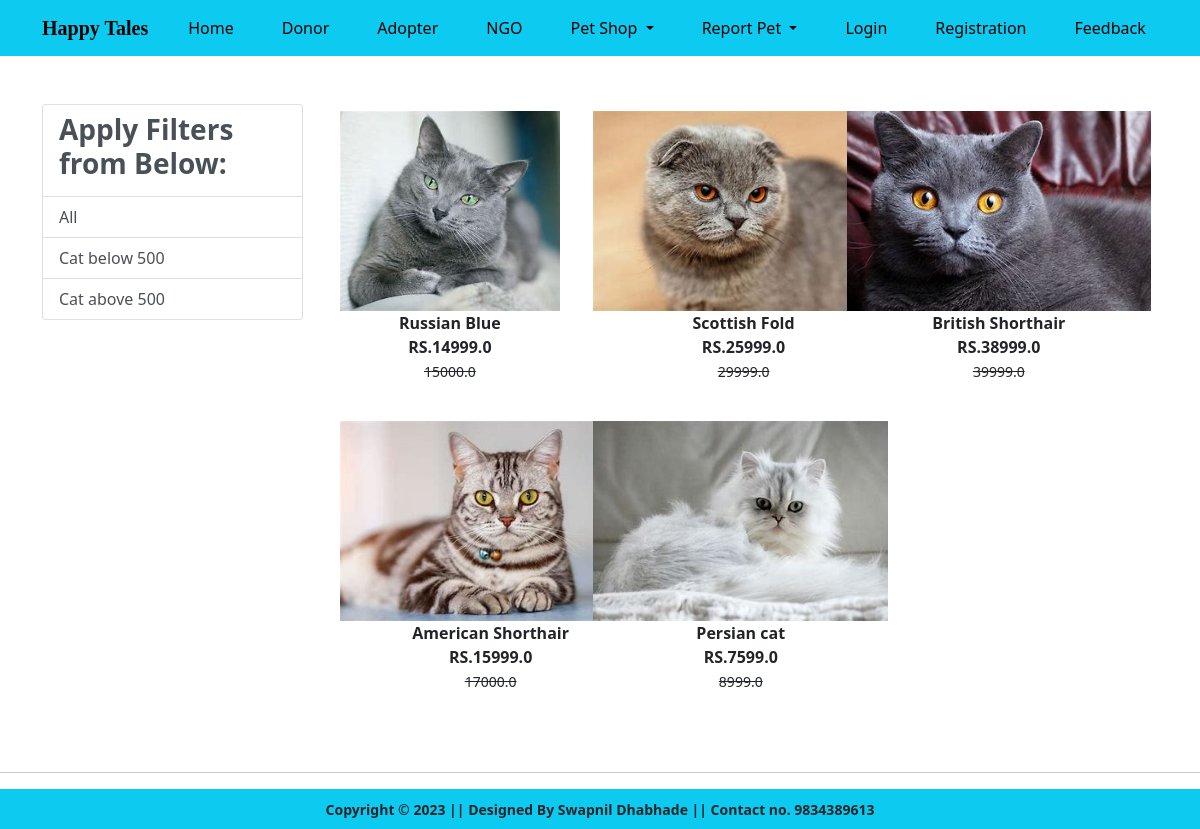
Page /cat/ on the committed database.
### happytales/models.py (models this page shows, shortened)
class Product(models.Model):
    title = models.CharField(max_length=100)
    selling_price = models.FloatField()
    discounted_price = models.FloatField()
    description = models.TextField()
    brand = models.CharField(max_length=100)
    category = models.CharField(choices=CATEGORY_CHOICES, max_length=5)
    product_image = models.ImageField(upload_to="productimg")

### happytales/views.py (the view)
# urls.py: path('cat/', views.cat, name='cat'),
def cat(request, data=None):
    totalitem = 0
    if data == None:
        cat = Product.objects.filter(category='ca')
    elif data == 'below':
        cat = Product.objects.filter(category='ca').filter(discounted_price__lt=500)
    elif data == 'above':
        cat = Product.objects.filter(category='ca').filter(discounted_price__gt=500)
    if request.user.is_authenticated:
        cat = len(Cart.objects.filter(user=request.user))
    return render(request, 'cat.html', {'cat': cat, 'totalitem': totalitem})

### happytales/templates/cat.html (shortened to what this page needs)
{% extends 'base.html' %}
{% load static %}
{% block main-content %}
<body>
<div class="container my-5 ">
 <div class="row">
  <div class="col-sm-3">
    <div class="list-group">
        <a href="#" class="list-group-item
         list-group-item-action" aria-current="true" ><h3 class="fw-bold">Apply Filters from Below:</h3></a>
        <a href="{% url 'cat' %}" class="list-group-item
         list-group-item-action" aria-current="true">All</a>
         <a href="{% url 'catdata' 'below' %}" class="list-group-item
         list-group-item-action" aria-current="true">Cat below 500</a>
         <a href="{% url 'catdata' 'above' %}" class="list-group-item
         list-group-item-action" aria-current="true">Cat above 500</a>
    </div>
  </div>
  <div class="col-sm-8">
      <div class="row">
          {% for product in cat %}
           <div class="col-sm-4 text-center mb-4">
               <a href="{% url 'product-detail' product.id %}" class="btn">
                   <div class="item">
                       <img src="{{product.product_image.url}}" alt="" height="200" class="">
                       <div class="fw-bold">{{product.description}}</div>
                       <div class="fw-bold">RS.{{product.discounted_price}}</div>
                       <small class="fw-light text-decoration-line-through">{{product.selling_price}}</small>
                   </div>
                </a>
            </div>
            {% endfor %}
        </div>
  </div>
 </div>
</div>
</body>
{% endblock main-content %}

### rows in the picture
Product: product_image (picture), description "Russian Blue", discounted_price "14999.0", selling_price "15000.0"
Product: product_image (picture), description "Scottish Fold", discounted_price "25999.0", selling_price "29999.0"
Product: product_image (picture), description "British Shorthair", discounted_price "38999.0", selling_price "39999.0"
Product: product_image (picture), description "American Shorthair", discounted_price "15999.0", selling_price "17000.0"
Product: product_image (picture), description "Persian cat", discounted_price "7599.0", selling_price "8999.0"
